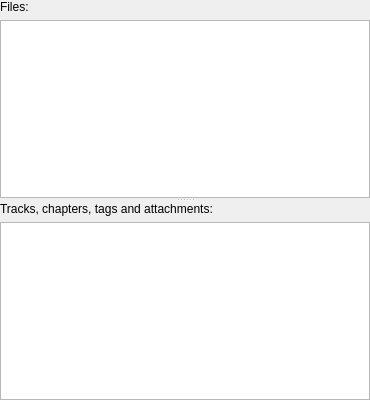
         <widget class="QSplitter" name="filesTracksSplitter">
          <property name="orientation">
           <enum>Qt::Vertical</enum>
          </property>
          <property name="childrenCollapsible">
           <bool>false</bool>
          </property>
          <widget class="QWidget" name="layoutWidget1">
           <layout class="QVBoxLayout" name="verticalLayout_5">
            <item>
             <widget class="QLabel" name="filesLabel">
              <property name="text">
               <string>Files:</string>
              </property>
              <property name="buddy">
               <cstring>files</cstring>
              </property>
             </widget>
            </item>
            <item>
             <widget class="QTreeView" name="files">
              <property name="minimumSize">
               <size>
                <width>370</width>
                <height>0</height>
               </size>
              </property>
              <property name="contextMenuPolicy">
               <enum>Qt::ActionsContextMenu</enum>
              </property>
              <property name="alternatingRowColors">
               <bool>false</bool>
              </property>
              <property name="selectionMode">
               <enum>QAbstractItemView::ExtendedSelection</enum>
              </property>
             </widget>
            </item>
           </layout>
          </widget>
          <widget class="QWidget" name="layoutWidget2">
           <layout class="QVBoxLayout" name="verticalLayout">
            <item>
             <widget class="QLabel" name="tracksLabel">
              <property name="text">
               <string>Tracks, chapters, tags and attachments:</string>
              </property>
              <property name="buddy">
               <cstring>tracks</cstring>
              </property>
             </widget>
            </item>
            <item>
             <widget class="QTreeView" name="tracks">
              <property name="contextMenuPolicy">
               <enum>Qt::CustomContextMenu</enum>
              </property>
              <property name="selectionMode">
               <enum>QAbstractItemView::ExtendedSelection</enum>
              </property>
             </widget>
            </item>
           </layout>
          </widget>
         </widget>
